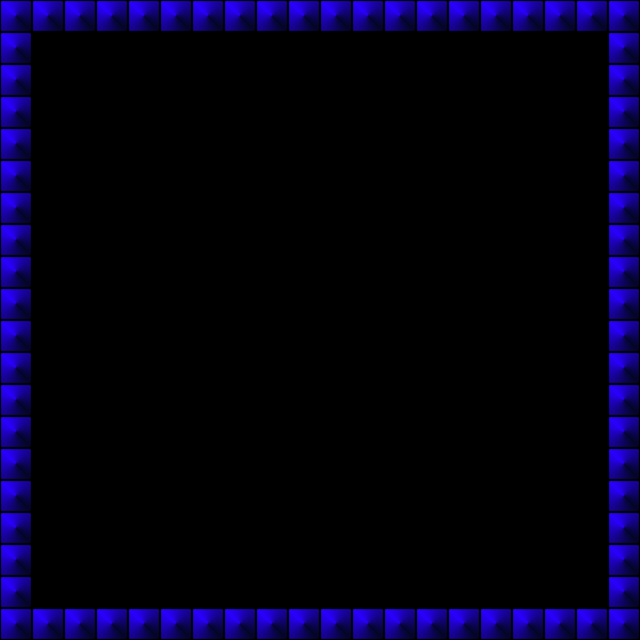

A 2D game scene composited from a Tiled map and its tileset images. What follows is a short description and the map's XML, with every tile layer's data as written:
An orthogonal 20x20 tile map with 32x32 px tiles, 1 tile layer (Tile Layer 1), 2 tilesets and 2 objects.

<map version="1.10" tiledversion="1.11.2" orientation="orthogonal" renderorder="right-down" width="20" height="20" tilewidth="32" tileheight="32" infinite="0" nextlayerid="3" nextobjectid="3">
 <tileset firstgid="1" source="../tilesets/orthogonal_1.tsx" />
 <tileset firstgid="8" source="../tilesets/rogues.tsx" />
 <layer id="1" name="Tile Layer 1" width="20" height="20">
  <data encoding="csv">
2,2,2,2,2,2,2,2,2,2,2,2,2,2,2,2,2,2,2,2,
2,0,0,0,0,0,0,0,0,0,0,0,0,0,0,0,0,0,0,2,
2,0,0,0,0,0,0,0,0,0,0,0,0,0,0,0,0,0,0,2,
2,0,0,0,0,0,0,0,0,0,0,0,0,0,0,0,0,0,0,2,
2,0,0,0,0,0,0,0,0,0,0,0,0,0,0,0,0,0,0,2,
2,0,0,0,0,0,0,0,0,0,0,0,0,0,0,0,0,0,0,2,
2,0,0,0,0,0,0,0,0,0,0,0,0,0,0,0,0,0,0,2,
2,0,0,0,0,0,0,0,0,0,0,0,0,0,0,0,0,0,0,2,
2,0,0,0,0,0,0,0,0,0,0,0,0,0,0,0,0,0,0,2,
2,0,0,0,0,0,0,0,0,0,0,0,0,0,0,0,0,0,0,2,
2,0,0,0,0,0,0,0,0,0,0,0,0,0,0,0,0,0,0,2,
2,0,0,0,0,0,0,0,0,0,0,0,0,0,0,0,0,0,0,2,
2,0,0,0,0,0,0,0,0,0,0,0,0,0,0,0,0,0,0,2,
2,0,0,0,0,0,0,0,0,0,0,0,0,0,0,0,0,0,0,2,
2,0,0,0,0,0,0,0,0,0,0,0,0,0,0,0,0,0,0,2,
2,0,0,0,0,0,0,0,0,0,0,0,0,0,0,0,0,0,0,2,
2,0,0,0,0,0,0,0,0,0,0,0,0,0,0,0,0,0,0,2,
2,0,0,0,0,0,0,0,0,0,0,0,0,0,0,0,0,0,0,2,
2,0,0,0,0,0,0,0,0,0,0,0,0,0,0,0,0,0,0,2,
2,2,2,2,2,2,2,2,2,2,2,2,2,2,2,2,2,2,2,2
</data>
 </layer>
 <objectgroup id="2" name="Object Layer 1">
  <object id="1" template="../templates/player.tx" x="32" y="64" />
  <object id="2" gid="50" x="576" y="608" width="32" height="32">
   <properties>
    <property name="brain" type="class" propertytype="spirit_hotel_ai_all::components::brain::Brain">
     <properties>
      <property name=":variant" propertytype="spirit_hotel_ai_all::components::brain::Brain:::Variant" value="PlayerFollower" />
     </properties>
    </property>
    <property name="can_move" type="class" propertytype="spirit_hotel_movement::components::can_move::CanMove" />
    <property name="in_world_grid" type="class" propertytype="spirit_hotel_pathfinding::components::in_world_grid::InWorldGrid" />
   </properties>
  </object>
 </objectgroup>
</map>
